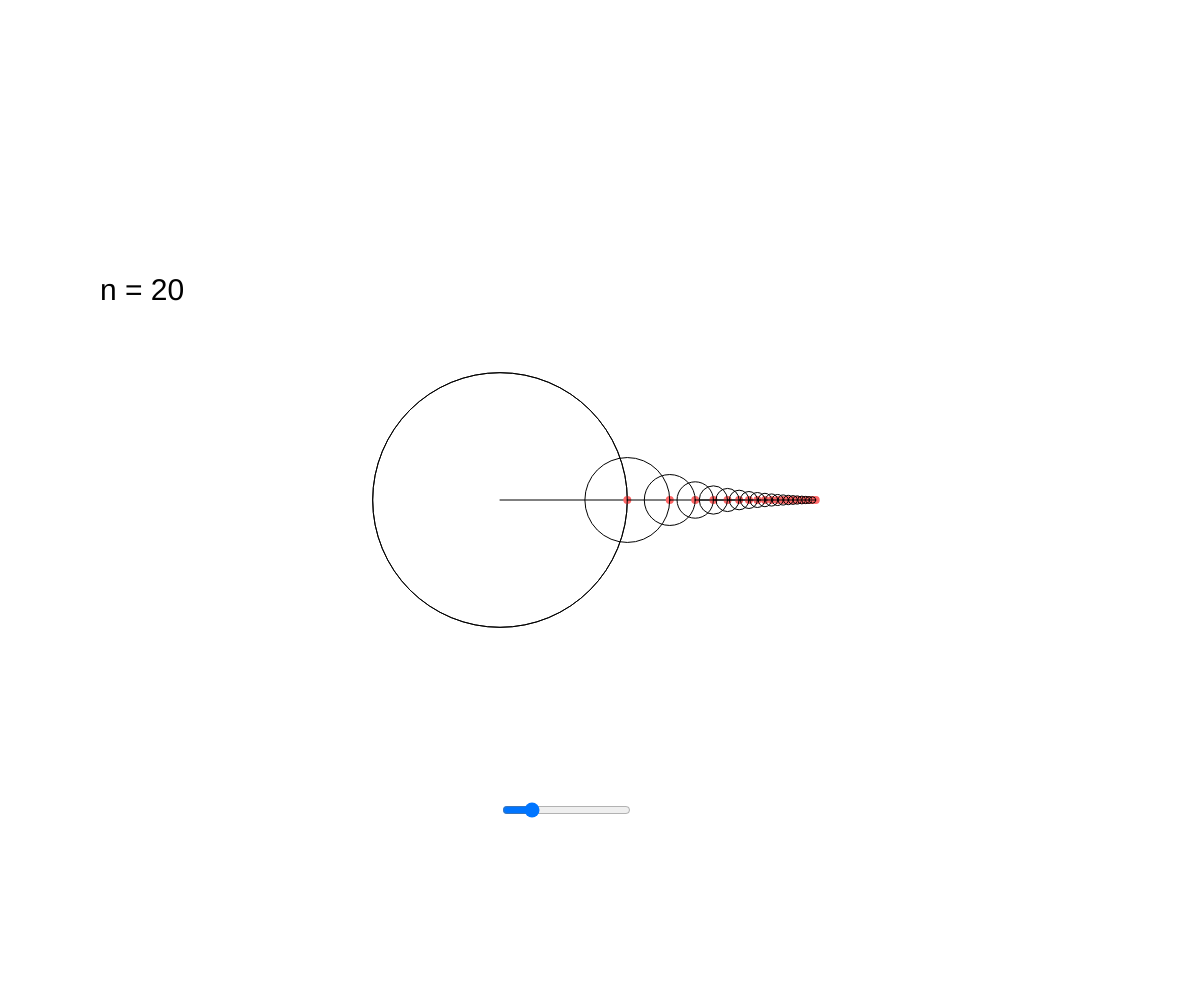
Frame 1 (no input)
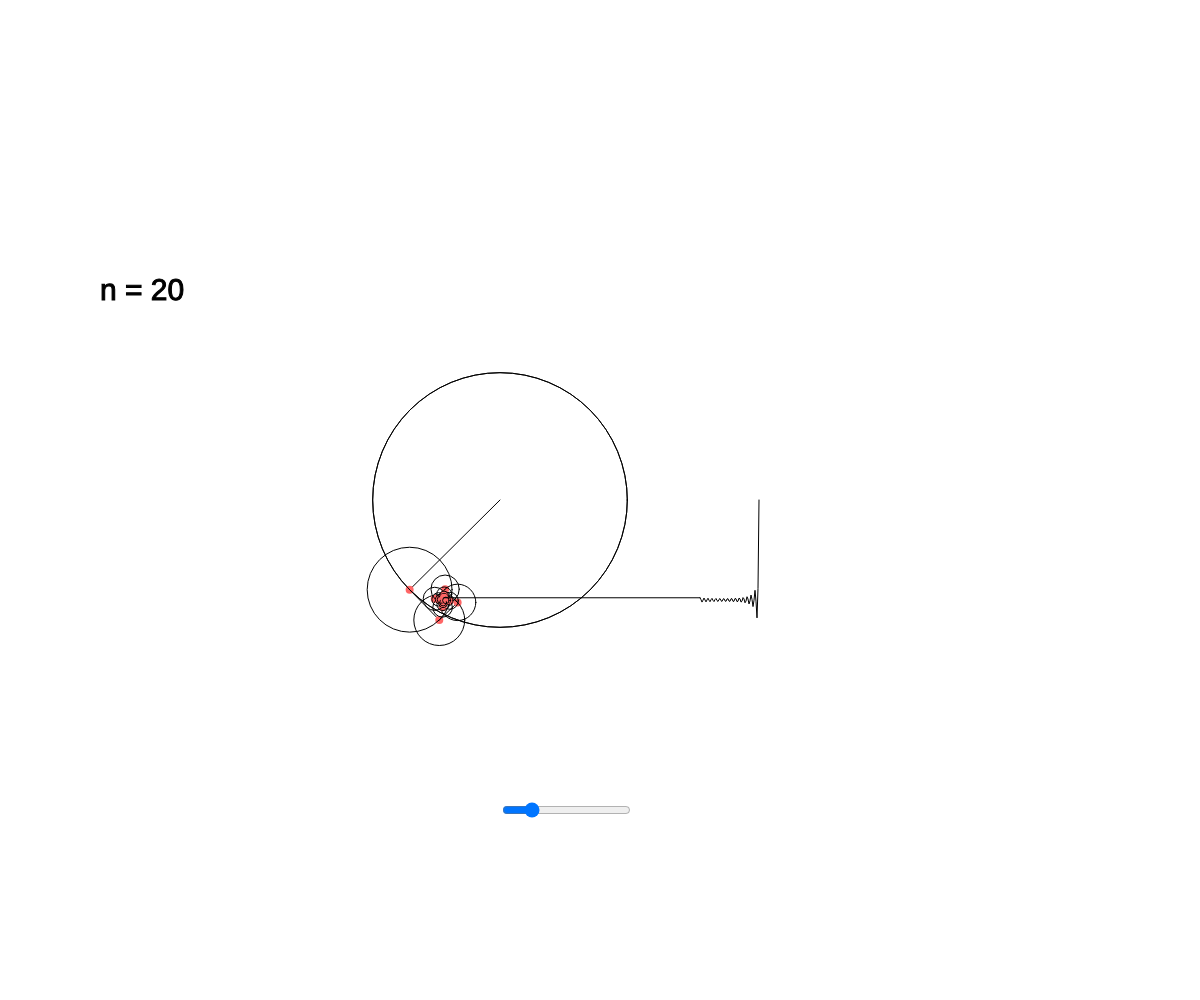
Frame 60 (no input)
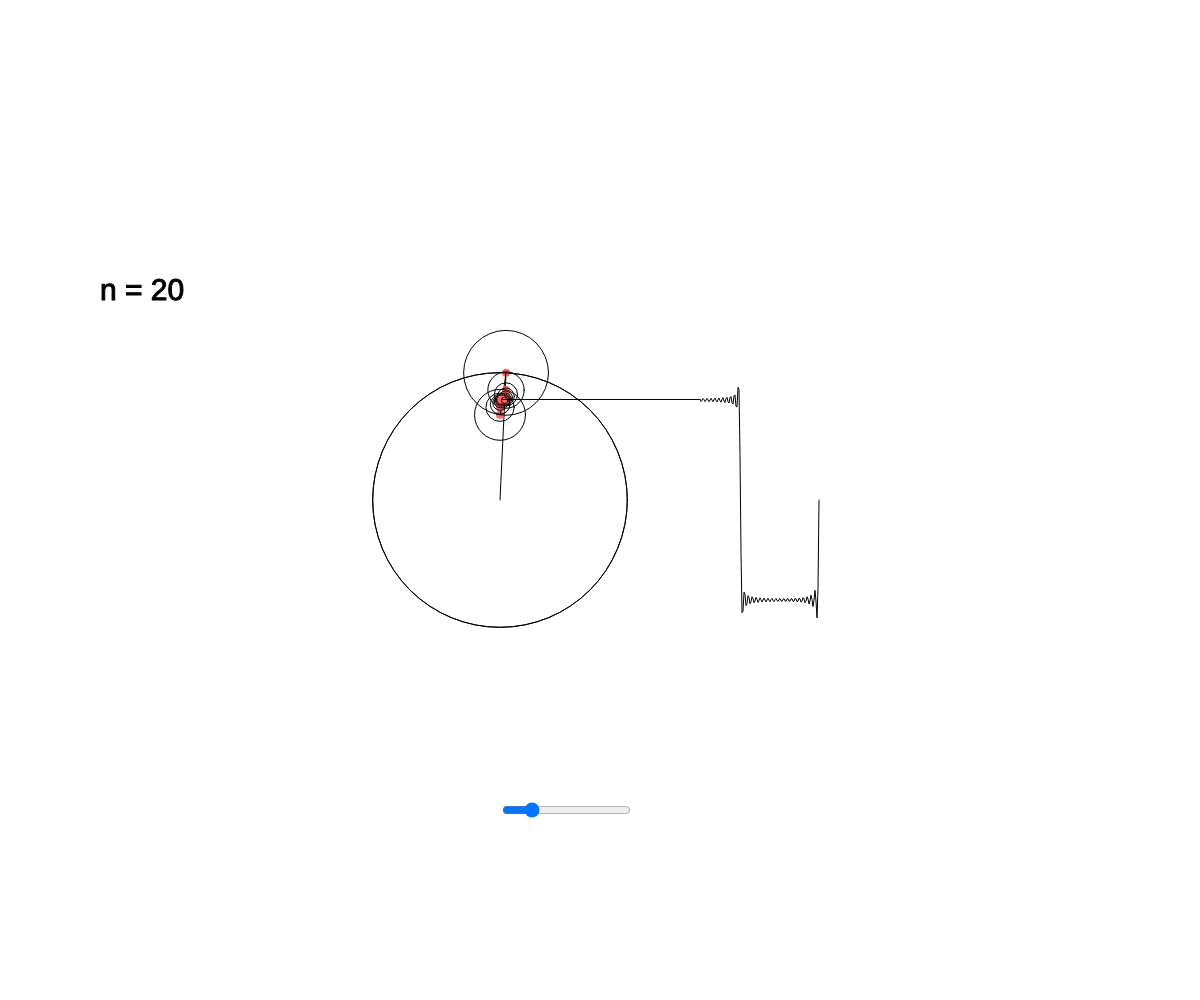
Frame 120 (the mouse pressed at the canvas centre since frame 60)

The p5.js sketch that drew these frames (run headless with seeded random() and noise() and a simulated clock; from frame 60 on, the mouse is pressed at the canvas centre):

// p5.js sketch
// ── sketch.js
var r;
var t = 0;
var x;
var y;
var wave = [];
var slider;

function setup() {
	slider = createSlider(1, 100, 20)
	slider.position(500, 800)
	createCanvas(windowWidth, windowHeight);
	//Radien multipliceras med en konstant för en större cirkel. 
	r = (8 / PI) * 50;
}

function draw() {
	background(255)
	// Definerar  vart  origo  sitter.
	translate(500, windowHeight / 2)

	textSize(30)
	fill(0)
	text("n = " + slider.value(), -400, -200);
	noFill();

	ellipse(0, 0, r * 2);
	x = 0; 
	y = 0; 

	drawC();
	//Lägger till alla y-väden av vågen till listan "wave".
	wave.unshift(y);
	line(x, y, 200, y) 

	//Ritar vågen.
	beginShape();
	for(var i = 0; i < wave.length; i++){
		vertex(i + 200, wave[i]);
	}
	endShape()

	//Tar bort punkter från listan för att den inte ska bli för stor.
	if(wave.length > 800){
		wave.splice(wave.length-1, 100)
	}
}

// Funktionen  ritar  alla  cirklar.
function drawC() {
	noFill();
	for (var i = 0; i < slider.value(); i ++) {
		n = i*2 +1
		var prevx = x; 
		var prevy = y;
		y += (8 * sin(n * t)) / (n * PI) * 50;
		x += (8 * cos(n * t)) / (n * PI) * 50;
		line(prevx, prevy, x, y);
		strokeWeight(8)
		stroke(255, 102, 102)
		point(x, y);

		strokeWeight(1)
		stroke(0)
		ellipse(prevx, prevy, 2*((8 / (n * PI)) * 50)) 
	}
	//Jag låter tiden ständigt öka. Ändrar man denna, ändrar man perioden.
	t += 0.04;
}
